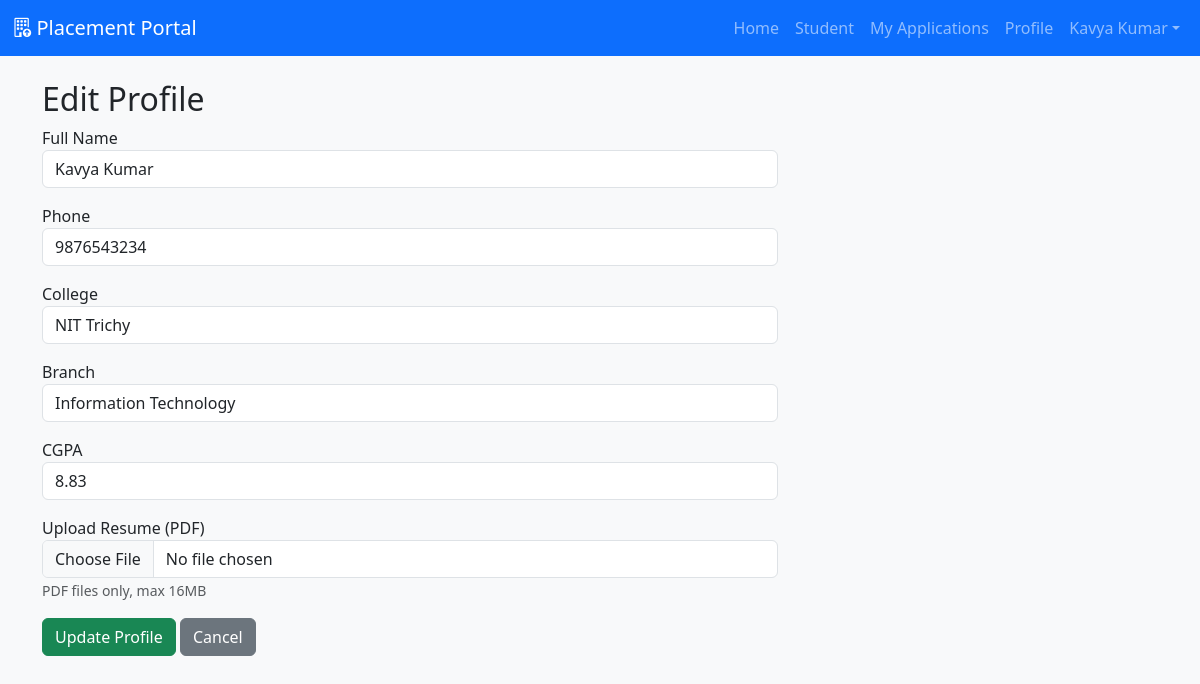
The page /student/profile/edit (signed in) on the database its author committed.
### models.py (models this page shows, shortened)
class User(UserMixin, db.Model):
    __tablename__ = 'users'
    id = db.Column(db.Integer, primary_key=True)
    email = db.Column(db.String(120), unique=True, nullable=False)
    password = db.Column(db.String(128), nullable=False)
    name = db.Column(db.String(120))
    role = db.Column(db.String(20), nullable=False)  # 'admin', 'company', 'student'
    active = db.Column(db.Boolean, default=True)
    blacklisted = db.Column(db.Boolean, default=False)

class StudentProfile(db.Model):
    __tablename__ = 'student_profiles'
    id = db.Column(db.Integer, primary_key=True)
    user_id = db.Column(db.Integer, db.ForeignKey('users.id'), nullable=False, unique=True)
    phone = db.Column(db.String(20))
    resume_filename = db.Column(db.String(240))
    college = db.Column(db.String(120))
    branch = db.Column(db.String(120))
    cgpa = db.Column(db.Float)
    created_at = db.Column(db.DateTime, default=datetime.utcnow)
    updated_at = db.Column(db.DateTime, default=datetime.utcnow, onupdate=datetime.utcnow)
    user = db.relationship('User', backref='student_profile', uselist=False)

### app.py (the view, shortened to what this page needs)
@app.route('/student/profile/edit', methods=['GET', 'POST'])
@login_required
@role_required('student')
def edit_student_profile():
    profile = StudentProfile.query.filter_by(user_id=current_user.id).first()
    if not profile:
        profile = StudentProfile(user_id=current_user.id)
        db.session.add(profile)
        db.session.commit()
    form = StudentProfileForm()
    if request.method == 'GET':
        form.name.data = current_user.name
        form.phone.data = profile.phone
        form.college.data = profile.college
        form.branch.data = profile.branch
        form.cgpa.data = profile.cgpa
    return render_template('edit_student_profile.html', form=form, profile=profile)

### forms.py
class StudentProfileForm(FlaskForm):
    name = StringField('Full Name', validators=[DataRequired(), Length(min=2, max=120)])
    phone = StringField('Phone', validators=[Optional(), Length(max=20)])
    college = StringField('College', validators=[Optional(), Length(max=120)])
    branch = StringField('Branch', validators=[Optional(), Length(max=120)])
    cgpa = FloatField('CGPA', validators=[Optional(), NumberRange(min=0, max=10)])
    resume = FileField('Upload Resume (PDF)', validators=[FileAllowed(['pdf'], 'PDF files only!')])
    submit = SubmitField('Update Profile')

### app.py (called while the page is built)
@login_manager.user_loader
def load_user(user_id):
    return User.query.get(int(user_id))

def role_required(role):
    def decorator(fn):
        from functools import wraps
        @wraps(fn)
        def wrapper(*args, **kwargs):
            if not current_user.is_authenticated or current_user.role != role:
                flash('Access denied', 'danger')
                return redirect(url_for('login'))
            return fn(*args, **kwargs)
        return wrapper
    return decorator

### templates/edit_student_profile.html (shortened to what this page needs)
{% extends 'base.html' %}
{% block content %}
  <h2>Edit Profile</h2>
  <div class="row">
    <div class="col-md-8">
      <form method="post" enctype="multipart/form-data">
        <div class="mb-3">
          {{ form.name.label }}
          {{ form.name(class_='form-control') }}
        </div>
        <div class="mb-3">
          {{ form.phone.label }}
          {{ form.phone(class_='form-control') }}
        </div>
        <div class="mb-3">
          {{ form.college.label }}
          {{ form.college(class_='form-control') }}
        </div>
        <div class="mb-3">
          {{ form.branch.label }}
          {{ form.branch(class_='form-control') }}
        </div>
        <div class="mb-3">
          {{ form.cgpa.label }}
          {{ form.cgpa(class_='form-control') }}
        </div>
        <div class="mb-3">
          {{ form.resume.label }}
          {{ form.resume(class_='form-control') }}
          <small class="text-muted">PDF files only, max 16MB</small>
        </div>
        <button class="btn btn-success">Update Profile</button>
        <a class="btn btn-secondary" href="{{ url_for('student_profile') }}">Cancel</a>
      </form>
    </div>
  </div>
{% endblock %}

### templates/base.html (shortened to what this page needs)
<!doctype html>
<html lang="en">
  <head>
    <link href="https://cdn.jsdelivr.net/npm/bootstrap@5.3.0/dist/css/bootstrap.min.css" rel="stylesheet">
    <link href="https://cdn.jsdelivr.net/npm/bootstrap-icons@1.10.5/font/bootstrap-icons.css" rel="stylesheet">
    <link href="{{ url_for('static', filename='css/style.css') }}" rel="stylesheet">
  </head>
  <body>
    <nav class="navbar navbar-expand-lg navbar-dark bg-primary">
      <div class="container-fluid">
        <a class="navbar-brand d-flex align-items-center" href="{{ url_for('index') }}"><i class="bi bi-building-up"></i>&nbsp;Placement Portal</a>
        <div class="collapse navbar-collapse" id="navCollapse">
          <ul class="navbar-nav ms-auto">
            <li class="nav-item"><a class="nav-link" href="{{ url_for('index') }}">Home</a></li>
            {% if current_user.is_authenticated %}
              {% if current_user.role=='admin' %}
                <li class="nav-item"><a class="nav-link" href="{{ url_for('admin_dashboard') }}">Admin</a></li>
                <li class="nav-item"><a class="nav-link" href="{{ url_for('admin_applications') }}">Applications</a></li>
              {% elif current_user.role=='company' %}
                <li class="nav-item"><a class="nav-link" href="{{ url_for('company_dashboard') }}">Company</a></li>
              {% else %}
                <li class="nav-item"><a class="nav-link" href="{{ url_for('student_dashboard') }}">Student</a></li>
                <li class="nav-item"><a class="nav-link" href="{{ url_for('student_applications') }}">My Applications</a></li>
                <li class="nav-item"><a class="nav-link" href="{{ url_for('student_profile') }}">Profile</a></li>
              {% endif %}
              <li class="nav-item dropdown">
                <a class="nav-link dropdown-toggle" href="#" role="button" data-bs-toggle="dropdown">{{ current_user.name }}</a>
              </li>
            {% else %}
              <li class="nav-item"><a class="nav-link" href="{{ url_for('login') }}">Login</a></li>
            {% endif %}
          </ul>
        </div>
      </div>
    </nav>
    <div class="container mt-4">
      {% block content %}{% endblock %}
    </div>
  </body>
</html>

### static/css/style.css (style rules this page uses)
body { background: #f8f9fa; }
.navbar-brand i { font-size: 1.2rem; }

### rows shown on the page
User: name "Kavya Kumar"
StudentProfile: phone "9876543234", college "NIT Trichy", branch "Information Technology", cgpa "8.83"
